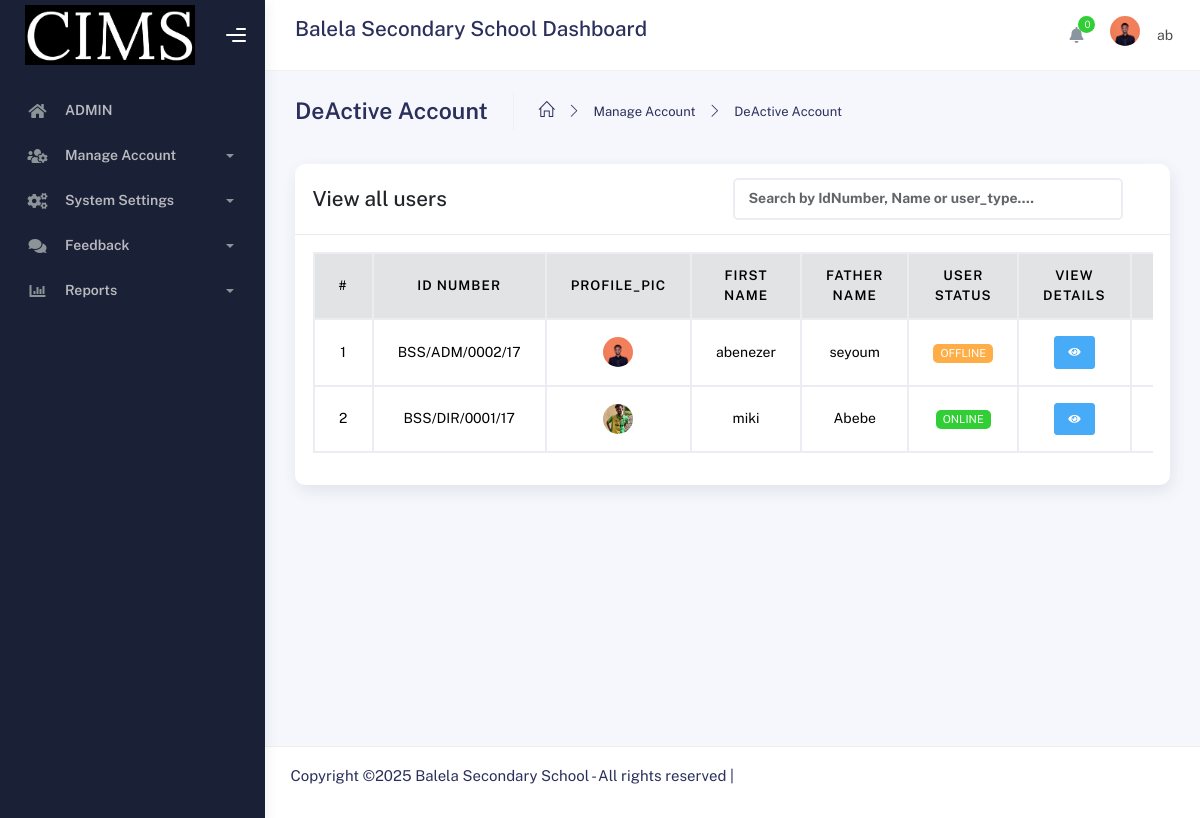
The page /Admin/Deactive_user.php (signed in) on the database as committed earlier.
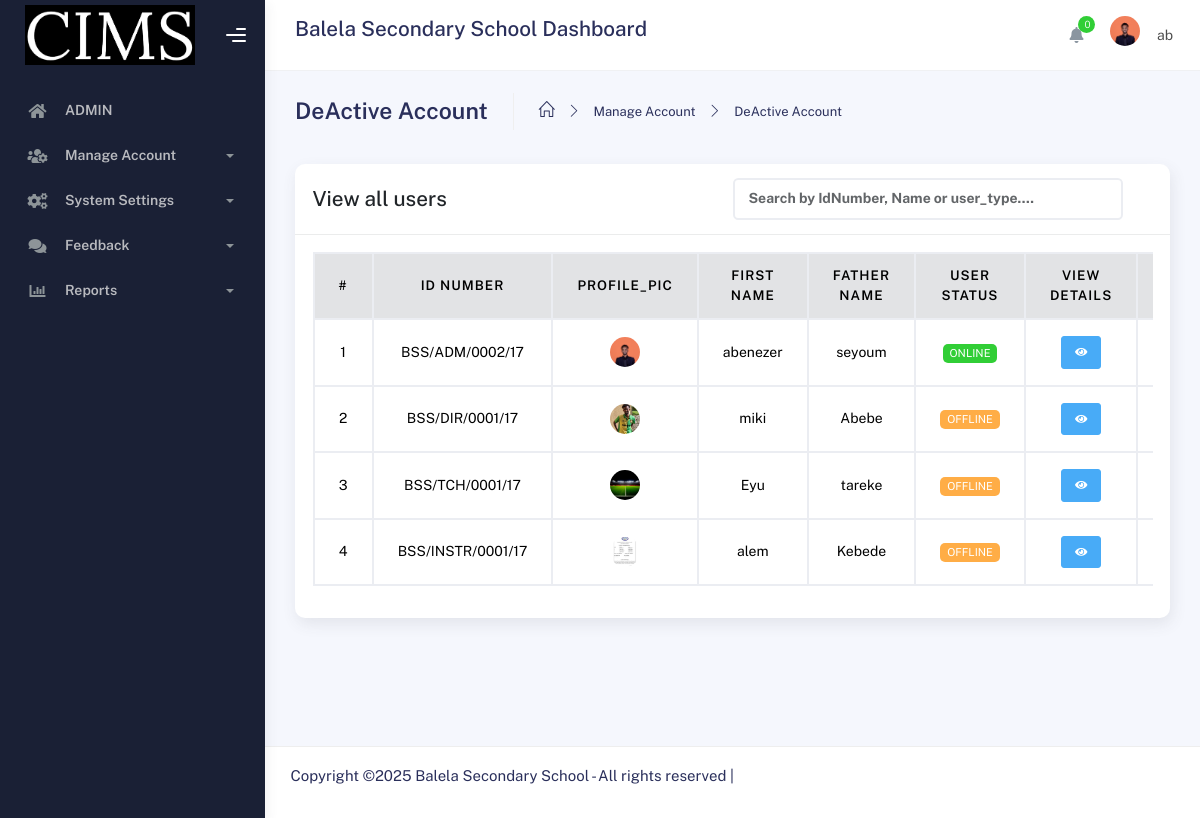
The same page on the database as committed later.
### tables this page shows
CREATE TABLE IF NOT EXISTS `users` (
  `uid` int NOT NULL AUTO_INCREMENT,
  `idNumber` varchar(50) NOT NULL,
  `profile_picture` varchar(250) NOT NULL,
  `first_name` varchar(30) NOT NULL,
  `father_name` varchar(30) NOT NULL,
  `grandfather_name` varchar(30) NOT NULL,
  `gender` varchar(30) NOT NULL,
  `user_type` varchar(30) NOT NULL,
  `username` varchar(50) NOT NULL,
  `password` varchar(250) NOT NULL,
  `email` varchar(50) NOT NULL,
  `phone` varchar(50) NOT NULL,
  `user_status` int NOT NULL,
  PRIMARY KEY (`uid`)
);

### Admin/Deactive_user.php (the view, shortened to what the changed rows need)
<?php
include('adminHeader.php');
?>
<?php
$profile = getUserByID($_SESSION["uid"]);
$roleName = getRoleNameById($profile["user_type"]);
if (isset($_SESSION["uid"]) && ($roleName == "Admin")) {
?>
<div class="container">
  <div class="page-inner">
<div class="main-content">
<section class="section">
<div class="row">
 <div class="col-12">
  <div class="card">
<?php
  if (isset($_SESSION["uid"])) {
      if (isset($_GET['search']) && !empty(trim($_GET['search']))) {
          $searchTerm = $_GET['search'];
          $users = searchUsers($searchTerm);
      } else {
          $users = getAllUsers();
      }
 ?>
<div class="card-body">
  <div class="table-responsive">
     <table class="table table-hover align-middle text-center" style="border: 2px solid black; border-collapse: collapse; width: 100%;">
  <thead class="table-secondary">
      <tr>
    <th style="border: 2px solid black;">#</th>
    <th style="border: 2px solid black;">ID Number</th>
    <th style="border: 2px solid black;">profile_pic</th>
    <th style="border: 2px solid black;">First Name</th>
    <th style="border: 2px solid black;">Father Name</th>
    <th style="border: 2px solid black;">User Status</th>
    <th style="border: 2px solid black;">View Details</th>
    <th style="border: 2px solid black;">Actions</th>
     </tr>
    </thead>
   <tbody>
   <?php
      $no = 1;
      if (!empty($users)) {
        foreach ($users as $user) {
          $status = user_status($user["user_status"]);
      ?>
  <tr>
    <td style="border: 2px solid black;"><?php echo $no; ?></td>
    <td style="border: 2px solid black;"><?php echo $user["idNumber"]; ?></td>
    <td style="border: 2px solid black;"><img class="profile-img" src="<?php echo $user["profile_picture"]; ?>" alt="Profile Picture" width="100" height="100"></td>
    <td style="border: 2px solid black;"><?php echo $user["first_name"]; ?></td>
    <td style="border: 2px solid black;"><?php echo $user["father_name"]; ?></td>
    <td style="border: 2px solid black;"><?php echo $status; ?></td>
     <td style="border: 2px solid black;">
        <a href="viewUserDetail.php?uid=<?= $user['uid']; ?>" class="btn btn-sm btn-info">
          <i class="fa fa-eye"></i>
        </a>
      </td>
    <td style="border: 2px solid black;">
    </td>
  </tr>
<?php $no++; } } ?>
  <?php } ?>
     </tbody>
     </table>
    </div>
  </div>
 </div>
</div>
</div>
</section>
<?php
  } else {
      echo "some error occurred";
 }
 ?>
</div>
</div>
</div>
<?php
include('footer.php');
?>

### Admin/adminHeader.php (shortened to what the changed rows need)
<?php
include '../connection/connection.php';
include '../connection/function.php';
?>
<!DOCTYPE html>
<html lang="en">
<head>
	<link rel="stylesheet" href="../assets/css/bootstrap.min.css">
	<link rel="stylesheet" href="../assets/css/plugins.min.css">
	<link rel="stylesheet" href="../assets/css/kaiadmin.min.css">
</head>
<body>
<div class="wrapper">
<div class="main-panel">
	<div class="main-header">
		<?php
$profile = getUserByID($_SESSION["uid"]);
$roleName = getRoleNameById($profile["user_type"]);
if (isset($_SESSION["uid"]) and ($roleName == "Admin")) {
?>
<nav class="navbar navbar-header navbar-header-transparent navbar-expand-lg border-bottom">
  <div class="container-fluid">
	<div class="input-group">
	  <div class="input-group-prepend">
		<h4>Balela Secondary School Dashboard </h4></div>
	    <ul class="navbar-nav topbar-nav ms-md-auto align-items-center">
<ul class="navbar-nav topbar-nav ms-md-auto align-items-center">
 <li class="nav-item topbar-icon dropdown hidden-caret">
  <a class="nav-link dropdown-toggle" href="#" id="notifDropdown" role="button" data-bs-toggle="dropdown" aria-haspopup="true" aria-expanded="false">
   <i class="fa fa-bell"></i><span class="notification" id="notifCount">0</span></a>
	</li>
<li class="nav-item topbar-user dropdown hidden-caret">
 <a class="dropdown-toggle profile-pic" data-bs-toggle="dropdown" href="#" aria-expanded="false">
    <div class="avatar-sm"><img class="profile-img" src="<?php echo $profile["profile_picture"]; ?>"
	       alt="Profile Picture" width="100" height="100"></div>
    <span class="profile-username"><span class="op-7"><?php echo "$profile[username]";?></span></span></span>
 </a>
				</li>
			</ul>
		</div>
	</nav>
</div>
<?php
} else {
}
?>

### connection/function.php (shortened to what the changed rows need)
<?php
include 'connection.php';
function decryptPassword($encryptedPassword) {
    $key = hash('sha256', SECRET_KEY);
    $iv = substr(hash('sha256', SECRET_IV), 0, 16);
    return openssl_decrypt($encryptedPassword, ENCRYPT_METHOD, $key, 0, $iv);
}
function user_status($status) {
    if ($status == 0) {
        return "<span class='badge light badge-warning'>OFFLINE</span>";
    } else if ($status == 1) {
        return "<span class='badge light badge-success'>ONLINE</span>";
    } else if ($status == 2) {
        return "<span class='badge light badge-danger'>BLOCKED</span>";
    } else {
        return "<span class='badge light badge-secondary'>UNKNOWN</span>";
    }
}
function getUserByID($data)
{
    global $conn;
    $query = mysqli_query($conn, "SELECT * FROM users WHERE uid = '$data'");
    $result = mysqli_fetch_array($query);
    if ($result && isset($result["password"])) {
        $result["password"] = decryptPassword($result["password"]);
    }
    return $result;
}
function getAllUsers()
{
    global $conn;
    $query = mysqli_query($conn, "select * from users");
    $result = array();
    while ($row = mysqli_fetch_array($query)) {
        array_push($result, $row);
    }
    return $result;
}
function getRoleNameById($role_id) {
    global $conn;
    $role_id = (int)$role_id;
    $query = "SELECT role_name FROM role_type WHERE rid = $role_id";
    $result = mysqli_query($conn, $query);
    if ($result && mysqli_num_rows($result) > 0) {
        $row = mysqli_fetch_assoc($result);
        return $row['role_name'];
    }
    return null;
}
?>

Rows that differ between the two databases and show on the page:
changed users "BSS/ADM/0002/17": user_status "OFFLINE" → "ONLINE"
changed users "BSS/DIR/0001/17": user_status "ONLINE" → "OFFLINE"
added users: idNumber "BSS/TCH/0001/17", profile_picture (picture), first_name "Eyu", father_name "tareke", user_status "OFFLINE"
added users: idNumber "BSS/INSTR/0001/17", profile_picture (picture), first_name "alem", father_name "Kebede", user_status "OFFLINE"
